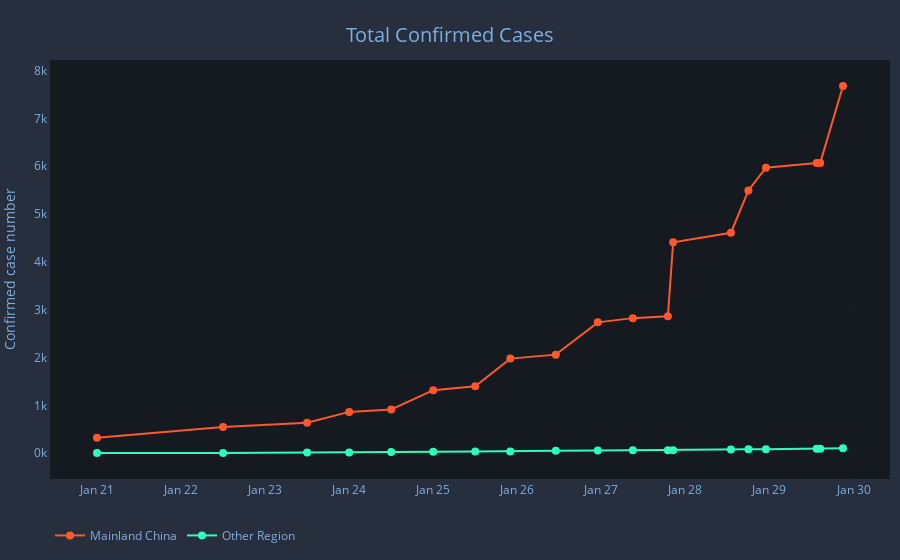

Notebook source saved alongside this figure:
### Code cell
# Set up tick scale based on confirmed case number
tickList = list(np.arange(0, df_confirmed['Mainland China'].max()+1000, 1000))

# Create empty figure canvas
fig = go.Figure()
# Add trace to the figure
fig.add_trace(go.Scatter(x=df_confirmed['Date'], y=df_confirmed['Mainland China'],
                         mode='lines+markers',
                         name='Mainland China',
                         line=dict(color='#fe582c', width=2),
                         marker=dict(size=8),
                         text=[datetime.strftime(d, '%b %d %Y %H:%M EST') for d in df_confirmed['Date']],
                         hovertemplate='<b>%{text}</b><br></br>'+
                                       'Mainland China confirmed<br>'+
                                       '%{y} cases<br>'+
                                       '<extra></extra>'))
fig.add_trace(go.Scatter(x=df_confirmed['Date'], y=df_confirmed['Other locations'],
                         mode='lines+markers',
                         name='Other Region',
                         line=dict(color='#2cfec1', width=2),
                         marker=dict(size=8),
                         text=[datetime.strftime(d, '%b %d %Y %H:%M EST') for d in df_confirmed['Date']],
                         hovertemplate='<b>%{text}</b><br></br>'+
                                       'Other region confirmed<br>'+
                                       '%{y} cases<br>'+
                                       '<extra></extra>'))
# Customise layout
fig.update_layout(
    title=dict(
        text="Total Confirmed Cases",
        y=0.95, x=0.5, xanchor='center', yanchor='top',
        font=dict(size=20, color="#7fafdf")
    ),
    margin=go.layout.Margin(
        l=50,
        r=10,
        b=10,
        t=60,
        pad=0
    ),
    yaxis=dict(
        showline=True, linecolor='#272e3e',
        zeroline=False,
        gridcolor='#272e3e',
        gridwidth = .1,
        tickmode='array',
        # Set tick range based on the maximum number
        tickvals=tickList,
        # Set tick label accordingly
        ticktext=['{:.0f}k'.format(i/1000) for i in tickList]
    ),
    yaxis_title="Confirmed case number",
    xaxis=dict(
        showline=True, linecolor='#272e3e',
        gridcolor='#272e3e',
        gridwidth = .1,
        zeroline=False
    ),
    xaxis_tickformat='%b %d',
    legend_orientation="h",
    plot_bgcolor='#151920',
    paper_bgcolor='#272e3e',
    font=dict(color='#7fafdf')
)

fig.show()

### Figure 1 — Plotly figure (JSON) as saved in the notebook; plotly's stock layout.template omitted (floating-point values rounded to 4 significant figures)
{"data": [{"hovertemplate": "<b>%{text}</b><br></br>Mainland China confirmed<br>%{y} cases<br><extra></extra>", "line": {"color": "#fe582c", "width": 2}, "marker": {"size": 8}, "mode": "lines+markers", "name": "Mainland China", "text": ["Jan 29 2020 21:00 EST", "Jan 29 2020 14:30 EST", "Jan 29 2020 13:30 EST", "Jan 28 2020 23:00 EST", "Jan 28 2020 18:00 EST", "Jan 28 2020 13:00 EST", "Jan 27 2020 20:30 EST", "Jan 27 2020 19:00 EST", "Jan 27 2020 09:00 EST", "Jan 26 2020 23:00 EST", "Jan 26 2020 11:00 EST", "Jan 25 2020 22:00 EST", "Jan 25 2020 12:00 EST", "Jan 25 2020 00:00 EST", "Jan 24 2020 12:00 EST", "Jan 24 2020 00:00 EST", "Jan 23 2020 12:00 EST", "Jan 22 2020 12:00 EST", "Jan 21 2020 00:00 EST"], "type": "scatter", "x": ["2020-01-29T21:00:00", "2020-01-29T14:30:00", "2020-01-29T13:30:00", "2020-01-28T23:00:00", "2020-01-28T18:00:00", "2020-01-28T13:00:00", "2020-01-27T20:30:00", "2020-01-27T19:00:00", "2020-01-27T09:00:00", "2020-01-26T23:00:00", "2020-01-26T11:00:00", "2020-01-25T22:00:00", "2020-01-25T12:00:00", "2020-01-25T00:00:00", "2020-01-24T12:00:00", "2020-01-24T00:00:00", "2020-01-23T12:00:00", "2020-01-22T12:00:00", "2020-01-21T00:00:00"], "y": [7678, 6070, 6070, 5970, 5494, 4610, 4409, 2863, 2825, 2737, 2062, 1979, 1399, 1320, 916, 865, 639, 549, 327]}, {"hovertemplate": "<b>%{text}</b><br></br>Other region confirmed<br>%{y} cases<br><extra></extra>", "line": {"color": "#2cfec1", "width": 2}, "marker": {"size": 8}, "mode": "lines+markers", "name": "Other Region", "text": ["Jan 29 2020 21:00 EST", "Jan 29 2020 14:30 EST", "Jan 29 2020 13:30 EST", "Jan 28 2020 23:00 EST", "Jan 28 2020 18:00 EST", "Jan 28 2020 13:00 EST", "Jan 27 2020 20:30 EST", "Jan 27 2020 19:00 EST", "Jan 27 2020 09:00 EST", "Jan 26 2020 23:00 EST", "Jan 26 2020 11:00 EST", "Jan 25 2020 22:00 EST", "Jan 25 2020 12:00 EST", "Jan 25 2020 00:00 EST", "Jan 24 2020 12:00 EST", "Jan 24 2020 00:00 EST", "Jan 23 2020 12:00 EST", "Jan 22 2020 12:00 EST", "Jan 21 2020 00:00 EST"], "type": "scatter", "x": ["2020-01-29T21:00:00", "2020-01-29T14:30:00", "2020-01-29T13:30:00", "2020-01-28T23:00:00", "2020-01-28T18:00:00", "2020-01-28T13:00:00", "2020-01-27T20:30:00", "2020-01-27T19:00:00", "2020-01-27T09:00:00", "2020-01-26T23:00:00", "2020-01-26T11:00:00", "2020-01-25T22:00:00", "2020-01-25T12:00:00", "2020-01-25T00:00:00", "2020-01-24T12:00:00", "2020-01-24T00:00:00", "2020-01-23T12:00:00", "2020-01-22T12:00:00", "2020-01-21T00:00:00"], "y": [105, 95, 94, 87, 84, 80, 64, 64, 61, 57, 54, 40, 39, 34, 25, 16, 14, 6, 5]}], "layout": {"font": {"color": "#7fafdf"}, "legend": {"orientation": "h"}, "margin": {"b": 10, "l": 50, "pad": 0, "r": 10, "t": 60}, "paper_bgcolor": "#272e3e", "plot_bgcolor": "#151920", "title": {"font": {"color": "#7fafdf", "size": 20}, "text": "Total Confirmed Cases", "x": 0.5, "xanchor": "center", "y": 0.95, "yanchor": "top"}, "xaxis": {"gridcolor": "#272e3e", "gridwidth": 0.1, "linecolor": "#272e3e", "showline": true, "tickformat": "%b %d", "zeroline": false}, "yaxis": {"gridcolor": "#272e3e", "gridwidth": 0.1, "linecolor": "#272e3e", "showline": true, "tickmode": "array", "ticktext": ["0k", "1k", "2k", "3k", "4k", "5k", "6k", "7k", "8k"], "tickvals": [0, 1000, 2000, 3000, 4000, 5000, 6000, 7000, 8000], "title": {"text": "Confirmed case number"}, "zeroline": false}}}
